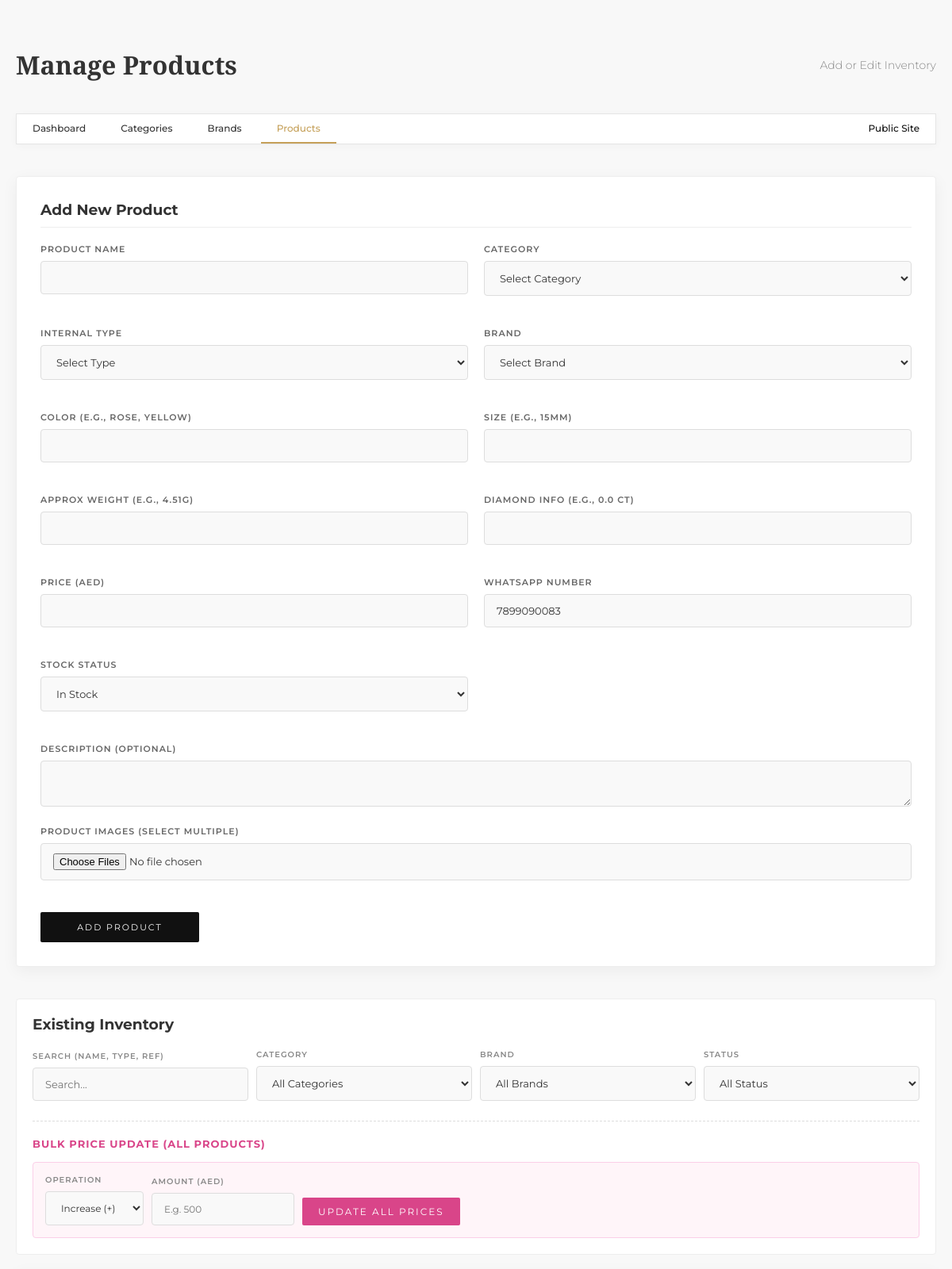
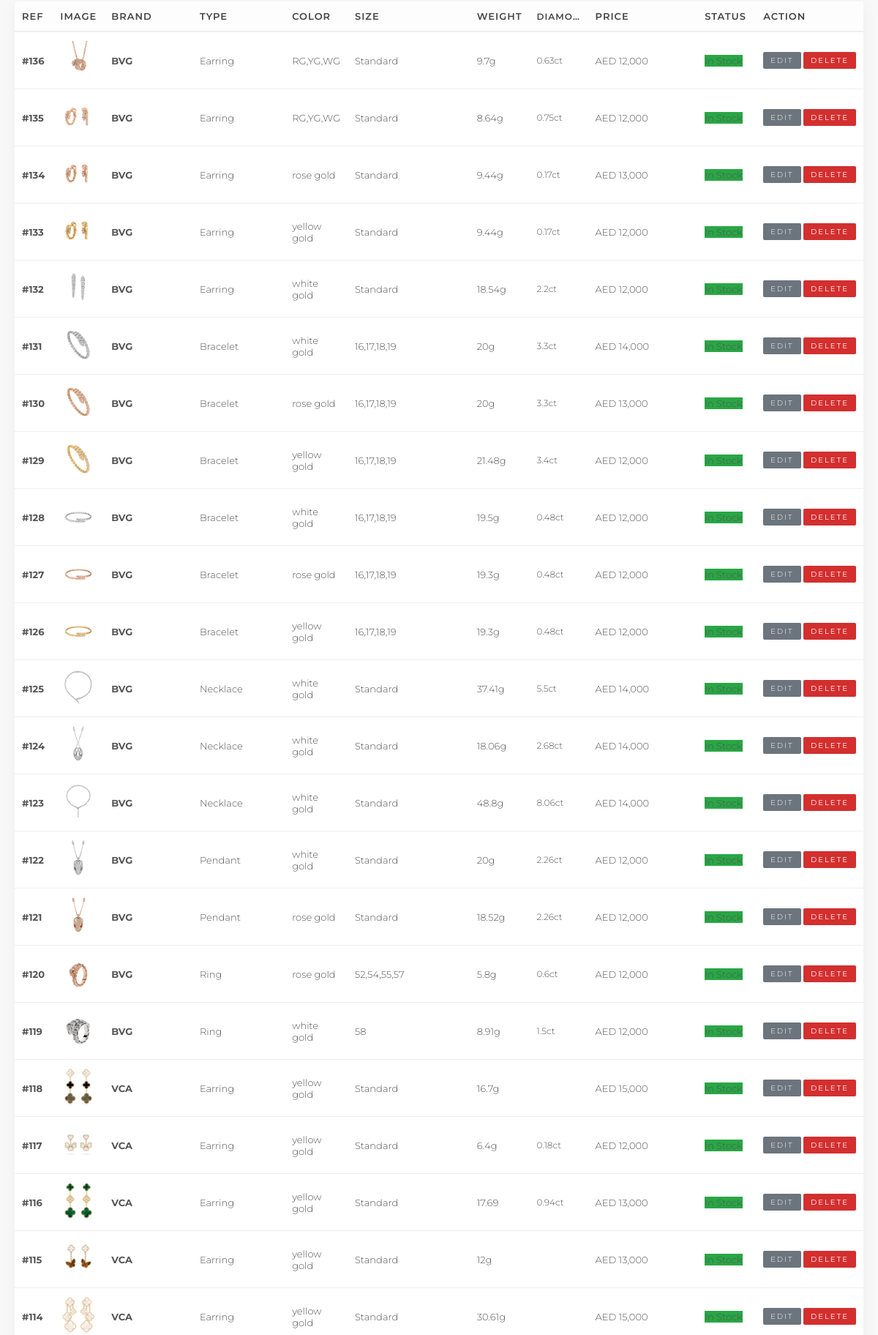
/admin/manage_products.php (signed in, upper part), run on the app's committed database (2 pictures, top to bottom).
### tables this page shows
CREATE TABLE `products` (
  `id` int(11) NOT NULL,
  `category_id` int(11) NOT NULL,
  `brand_id` int(11) NOT NULL,
  `name` varchar(255) NOT NULL,
  `type` varchar(255) DEFAULT NULL,
  `color` varchar(255) DEFAULT NULL,
  `size` varchar(255) DEFAULT NULL,
  `weight` varchar(50) DEFAULT NULL,
  `diamond_info` varchar(255) DEFAULT NULL,
  `description` text DEFAULT NULL,
  `price` decimal(10,2) DEFAULT NULL,
  `image` varchar(255) DEFAULT NULL,
  `status` enum('In Stock','Sold Out','Reserved') NOT NULL DEFAULT 'In Stock',
  `whatsapp_number` varchar(20) DEFAULT NULL,
  `created_at` timestamp NOT NULL DEFAULT current_timestamp()
);

CREATE TABLE `brands` (
  `id` int(11) NOT NULL,
  `name` varchar(255) NOT NULL,
  `slug` varchar(255) NOT NULL,
  `created_at` timestamp NOT NULL DEFAULT current_timestamp()
);

### admin/manage_products.php (the view, shortened to what this page needs)
<?php
include '../includes/db.php';
?>
<!DOCTYPE html>
<html lang="en">
<head>
    <link rel="stylesheet" href="../assets/css/style.css">
</head>
<body>
<div class="admin-container">
    <div style="display: flex; justify-content: space-between; align-items: center; margin-bottom: 40px;">
        <h1 style="margin: 0; font-family: var(--font-heading); font-size: 32px;">Manage Products</h1>
        <div style="font-size: 14px; color: #888;">Add or Edit Inventory</div>
    </div>
    <div class="admin-nav">
        <a href="index.php">Dashboard</a>
        <a href="manage_categories.php">Categories</a>
        <a href="manage_brands.php">Brands</a>
        <a href="manage_products.php" style="color: var(--gold); border-bottom: 2px solid var(--gold);">Products</a>
        <a href="../index.php" target="_blank" style="float: right; color: var(--black);">Public Site</a>
    </div>
    <div style="background: #fff; padding: 30px; border: 1px solid #eee; border-radius: 4px; box-shadow: 0 5px 20px rgba(0,0,0,0.05); margin-bottom: 40px;">
        <h3 style="margin-top: 0; margin-bottom: 20px; border-bottom: 1px solid #eee; padding-bottom: 10px;">Add New Product</h3>
        <form method="POST" enctype="multipart/form-data">
            <div style="display: grid; grid-template-columns: 1fr 1fr; gap: 20px;">
                <div class="form-group">
                    <label>PRODUCT NAME</label>
                    <input type="text" name="name" class="form-control" required>
                </div>
                <div class="form-group">
                    <label>CATEGORY</label>
                    <select name="category_id" class="form-control" required>
                        <option value="">Select Category</option>
                    </select>
                </div>
                <div class="form-group">
                    <label>INTERNAL TYPE</label>
                    <select name="type" class="form-control" id="product_type">
                        <option value="">Select Type</option>
                    </select>
                </div>
                <div class="form-group">
                    <label>BRAND</label>
                    <select name="brand_id" class="form-control" required>
                        <option value="">Select Brand</option>
                    </select>
                </div>
                <div class="form-group">
                    <label>COLOR (E.G., ROSE, YELLOW)</label>
                    <input type="text" name="color" class="form-control">
                </div>
                <div class="form-group">
                    <label>SIZE (E.G., 15MM)</label>
                    <input type="text" name="size" class="form-control">
                </div>
                <div class="form-group">
                    <label>APPROX WEIGHT (E.G., 4.51G)</label>
                    <input type="text" name="weight" class="form-control">
                </div>
                <div class="form-group">
                    <label>DIAMOND INFO (E.G., 0.0 CT)</label>
                    <input type="text" name="diamond_info" class="form-control">
                </div>
                <div class="form-group">
                    <label>PRICE (AED)</label>
                    <input type="number" step="0.01" name="price" class="form-control" required>
                </div>
                <div class="form-group">
                    <label>WHATSAPP NUMBER</label>
                    <input type="text" name="whatsapp" class="form-control" required value="7899090083">
                </div>
                <div class="form-group">
                    <label>STOCK STATUS</label>
                    <select name="status" class="form-control">
                        <option value="In Stock">In Stock</option>
                    </select>
                </div>
            </div>
            <div class="form-group" style="margin-top: 20px;">
                <label>Description (Optional)</label>
                <textarea name="description" class="form-control" rows="2"></textarea>
            </div>
            <div class="form-group">
                <label>Product Images (Select multiple)</label>
                <input type="file" name="images[]" class="form-control" required accept="image/*, .avif" multiple>
            </div>
            <button type="submit" name="add_product" class="btn" style="width: 200px; margin-top: 20px;">Add Product</button>
        </form>
    </div>
    <div style="background: #fff; padding: 20px; border: 1px solid #eee; border-radius: 4px; margin-bottom: 20px;">
        <h3 style="margin-top: 0; margin-bottom: 20px;">Existing Inventory</h3>
        <form method="GET" style="display: grid; grid-template-columns: repeat(auto-fit, minmax(150px, 1fr)); gap: 10px; align-items: end;">
            <div class="form-group" style="margin: 0;">
                <label style="font-size: 10px; color: #888;">SEARCH (NAME, TYPE, REF)</label>
                <input type="text" name="search" class="form-control" placeholder="Search..." value="<?php echo isset($_GET['search']) ? htmlspecialchars($_GET['search']) : ''; ?>">
            </div>
            <div class="form-group" style="margin: 0;">
                <label style="font-size: 10px; color: #888;">CATEGORY</label>
                <select name="filter_category" class="form-control">
                    <option value="">All Categories</option>
                </select>
            </div>
            <div class="form-group" style="margin: 0;">
                <label style="font-size: 10px; color: #888;">BRAND</label>
                <select name="filter_brand" class="form-control">
                    <option value="">All Brands</option>
                </select>
            </div>
            <div class="form-group" style="margin: 0;">
                <label style="font-size: 10px; color: #888;">STATUS</label>
                <select name="filter_status" class="form-control">
                    <option value="">All Status</option>
                </select>
            </div>
        </form>
        <div style="margin-top: 25px; padding-top: 20px; border-top: 1px dashed #ddd;">
            <h4 style="margin-top: 0; margin-bottom: 15px; font-size: 13px; color: #d94589; letter-spacing: 1px;">BULK PRICE UPDATE (ALL PRODUCTS)</h4>
            <form method="POST" style="display: flex; gap: 10px; align-items: end; background: #fff5f9; padding: 15px; border-radius: 4px; border: 1px solid #fbcfe8;">
                <div class="form-group" style="margin: 0;">
                    <label style="font-size: 10px; color: #888;">OPERATION</label>
                    <select name="operation" class="form-control" style="font-size: 12px;">
                        <option value="increase">Increase (+)</option>
                    </select>
                </div>
                <div class="form-group" style="margin: 0;">
                    <label style="font-size: 10px; color: #888;">AMOUNT (AED)</label>
                    <input type="number" name="amount" class="form-control" placeholder="E.g. 500" required style="font-size: 12px;">
                </div>
                <button type="submit" name="bulk_price_update" class="btn" style="padding: 10px 20px; background: #d94589; font-size: 12px;" onclick="return confirm('WARNING: Are you sure you want to update prices for ALL products? This action cannot be undone.')">Update All Prices</button>
            </form>
        </div>
    </div>
    <table class="table">
        <thead>
            <tr>
                <th width="40">REF</th>
                <th width="60">Image</th>
                <th>Brand</th>
                <th>Type</th>
                <th width="80">Color</th>
                <th>Size</th>
                <th width="60">Weight</th>
                <th width="60">Diamond</th>
                <th>Price</th>
                <th width="80">Status</th>
                <th width="120">Action</th>
            </tr>
        </thead>
        <tbody>
            <?php
            $search_query = "";
            $sql = "SELECT p.*, c.name as category_name, b.name as brand_name
                    FROM products p
                    LEFT JOIN categories c ON p.category_id = c.id
                    LEFT JOIN brands b ON p.brand_id = b.id
                    WHERE 1=1 $search_query
                    ORDER BY p.id DESC";
            $result = $conn->query($sql);
            while ($row = $result->fetch_assoc()) {
                echo "<tr>
                        <td><strong>#{$row['id']}</strong></td>
                        <td><img src='../{$row['image']}' style='width: 50px; height: 50px; object-fit: cover; border-radius: 4px;'></td>
                        <td><strong>{$row['brand_name']}</strong></td>
                        <td>{$row['type']}</td>
                        <td>{$row['color']}</td>
                        <td>{$row['size']}</td>
                        <td>{$row['weight']}</td>
                        <td>{$row['diamond_info']}</td>
                        <td>AED ".number_format($row['price'])."</td>
                        <td><span class='badge' style='background: ".($row['status'] == 'In Stock' ? '#28a745' : '#dc3545')."'>{$row['status']}</span></td>
                        <td>
                            <a href='edit_product.php?id={$row['id']}' class='btn' style='padding: 5px 10px; font-size: 10px; background: #6c757d;'>Edit</a>
                            <form method='POST' style='display:inline;'>
                                <input type='hidden' name='id' value='{$row['id']}'>
                                <button type='submit' name='delete_product' class='btn btn-danger' style='padding: 5px 10px; font-size: 10px;' onclick='return confirm(\"Are you sure?\")'>Delete</button>
                            </form>
                        </td>
                      </tr>";
            }
            ?>
        </tbody>
    </table>
</div>
</body>
</html>

### assets/css/style.css (style rules this page uses)
* { box-sizing: border-box; }
:root { --gold: #C5A059; --gold-dark: #A08040; --black: #111111; --dark-gray: #333333; --light-gray: #F9F9F9; --border-color: #E5E5E5; --white: #FFFFFF; --text-color: #333333; --font-heading: 'Playfair Display', serif; --font-body: 'Montserrat', sans-serif; }
body { font-family: var(--font-body); color: var(--text-color); margin: 0; padding: 0; background-color: var(--white); display: flex; flex-direction: column; min-height: 100vh; font-weight: 300; padding-top: 40px; -webkit-user-select: none; -ms-user-select: none; user-select: none; }
a { text-decoration: none; color: inherit; transition: all 0.3s ease; }
.admin-container { width: 100%; max-width: 1200px; margin: 40px auto; padding: 20px; font-family: var(--font-body); }
.admin-nav { background: var(--white); border: 1px solid var(--border-color); box-shadow: 0 2px 10px rgba(0,0,0,0.03); margin-bottom: 40px; }
.admin-nav a { display: inline-block; padding: 15px 20px; font-size: 12px; font-weight: 500; }
.table th { background-color: #f5f5f5; text-transform: uppercase; font-size: 11px; letter-spacing: 1px; }
.form-group { margin-bottom: 20px; }
.form-group label { display: block; margin-bottom: 8px; font-size: 11px; text-transform: uppercase; letter-spacing: 1px; color: #666; font-weight: 600; }
.form-control { width: 100%; padding: 12px 15px; border: 1px solid #ddd; border-radius: 4px; font-family: var(--font-body); font-size: 13px; color: #333; background-color: #f9f9f9; box-sizing: border-box; transition: border-color 0.3s; }
.btn { display: inline-block; background-color: var(--black); color: var(--white); padding: 12px 25px; border: none; border-radius: 2px; font-family: var(--font-body); font-size: 11px; text-transform: uppercase; letter-spacing: 2px; cursor: pointer; transition: background 0.3s; }
.btn-danger { background-color: #d32f2f; padding: 8px 15px; }
.table { width: 100%; border-collapse: collapse; background: #fff; box-shadow: 0 5px 20px rgba(0,0,0,0.05); border-radius: 4px; overflow: hidden; }
.table th, .table td { padding: 12px 10px; text-align: left; vertical-align: middle; font-size: 13px; }
.table th { font-weight: 600; color: #444; background: #fdfdfd; border-bottom: 2px solid #eee; white-space: nowrap; }
.table td { border-bottom: 1px solid #eee; color: #555; }
.table th:nth-child(8), .table td:nth-child(8) { width: 80px; max-width: 80px; overflow: hidden; text-overflow: ellipsis; white-space: nowrap; font-size: 12px; }
.table th:nth-child(5), .table td:nth-child(5) { min-width: 80px; }
.table th:nth-child(11), .table td:nth-child(11) { min-width: 140px; white-space: nowrap; }

### admin/manage_products.php (style rules this page uses)
body { background-color: #f8f8f8; padding-top: 0; }
.admin-nav a { display: inline-block; padding: 10px 20px; }

### data on the page
products: id "136", image (picture), brand.name "BVG", type "Earring", color "RG,YG,WG", size "Standard", weight "9.7g", diamond_info "0.63ct", price "12,000", status "In Stock"
products: id "135", image (picture), brand.name "BVG", type "Earring", color "RG,YG,WG", size "Standard", weight "8.64g", diamond_info "0.75ct", price "12,000", status "In Stock"
products: id "134", image (picture), brand.name "BVG", type "Earring", color "rose gold", size "Standard", weight "9.44g", diamond_info "0.17ct", price "13,000", status "In Stock"
products: id "133", image (picture), brand.name "BVG", type "Earring", color "yellow gold", size "Standard", weight "9.44g", diamond_info "0.17ct", price "12,000", status "In Stock"
products: id "132", image (picture), brand.name "BVG", type "Earring", color "white gold", size "Standard", weight "18.54g", diamond_info "2.2ct", price "12,000", status "In Stock"
products: id "131", image (picture), brand.name "BVG", type "Bracelet", color "white gold", size "16,17,18,19", weight "20g", diamond_info "3.3ct", price "14,000", status "In Stock"
products: id "130", image (picture), brand.name "BVG", type "Bracelet", color "rose gold", size "16,17,18,19", weight "20g", diamond_info "3.3ct", price "13,000", status "In Stock"
products: id "129", image (picture), brand.name "BVG", type "Bracelet", color "yellow gold", size "16,17,18,19", weight "21.48g", diamond_info "3.4ct", price "12,000", status "In Stock"
products: id "128", image (picture), brand.name "BVG", type "Bracelet", color "white gold", size "16,17,18,19", weight "19.5g", diamond_info "0.48ct", price "12,000", status "In Stock"
products: id "127", image (picture), brand.name "BVG", type "Bracelet", color "rose gold", size "16,17,18,19", weight "19.3g", diamond_info "0.48ct", price "12,000", status "In Stock"
products: id "126", image (picture), brand.name "BVG", type "Bracelet", color "yellow gold", size "16,17,18,19", weight "19.3g", diamond_info "0.48ct", price "12,000", status "In Stock"
products: id "125", image (picture), brand.name "BVG", type "Necklace", color "white gold", size "Standard", weight "37.41g", diamond_info "5.5ct", price "14,000", status "In Stock"
products: id "124", image (picture), brand.name "BVG", type "Necklace", color "white gold", size "Standard", weight "18.06g", diamond_info "2.68ct", price "14,000", status "In Stock"
products: id "123", image (picture), brand.name "BVG", type "Necklace", color "white gold", size "Standard", weight "48.8g", diamond_info "8.06ct", price "14,000", status "In Stock"
products: id "122", image (picture), brand.name "BVG", type "Pendant", color "white gold", size "Standard", weight "20g", diamond_info "2.26ct", price "12,000", status "In Stock"
products: id "121", image (picture), brand.name "BVG", type "Pendant", color "rose gold", size "Standard", weight "18.52g", diamond_info "2.26ct", price "12,000", status "In Stock"
products: id "120", image (picture), brand.name "BVG", type "Ring", color "rose gold", size "52,54,55,57", weight "5.8g", diamond_info "0.6ct", price "12,000", status "In Stock"
products: id "119", image (picture), brand.name "BVG", type "Ring", color "white gold", size "58", weight "8.91g", diamond_info "1.5ct", price "12,000", status "In Stock"
products: id "118", image (picture), brand.name "VCA", type "Earring", color "yellow gold", size "Standard", weight "16.7g", price "15,000", status "In Stock"
products: id "117", image (picture), brand.name "VCA", type "Earring", color "yellow gold", size "Standard", weight "6.4g", diamond_info "0.18ct", price "12,000", status "In Stock"
products: id "116", image (picture), brand.name "VCA", type "Earring", color "yellow gold", size "Standard", weight "17.69", diamond_info "0.94ct", price "13,000", status "In Stock"
products: id "115", image (picture), brand.name "VCA", type "Earring", color "yellow gold", size "Standard", weight "12g", price "13,000", status "In Stock"
products: id "114", image (picture), brand.name "VCA", type "Earring", color "yellow gold", size "Standard", weight "30.61g", price "15,000", status "In Stock"
